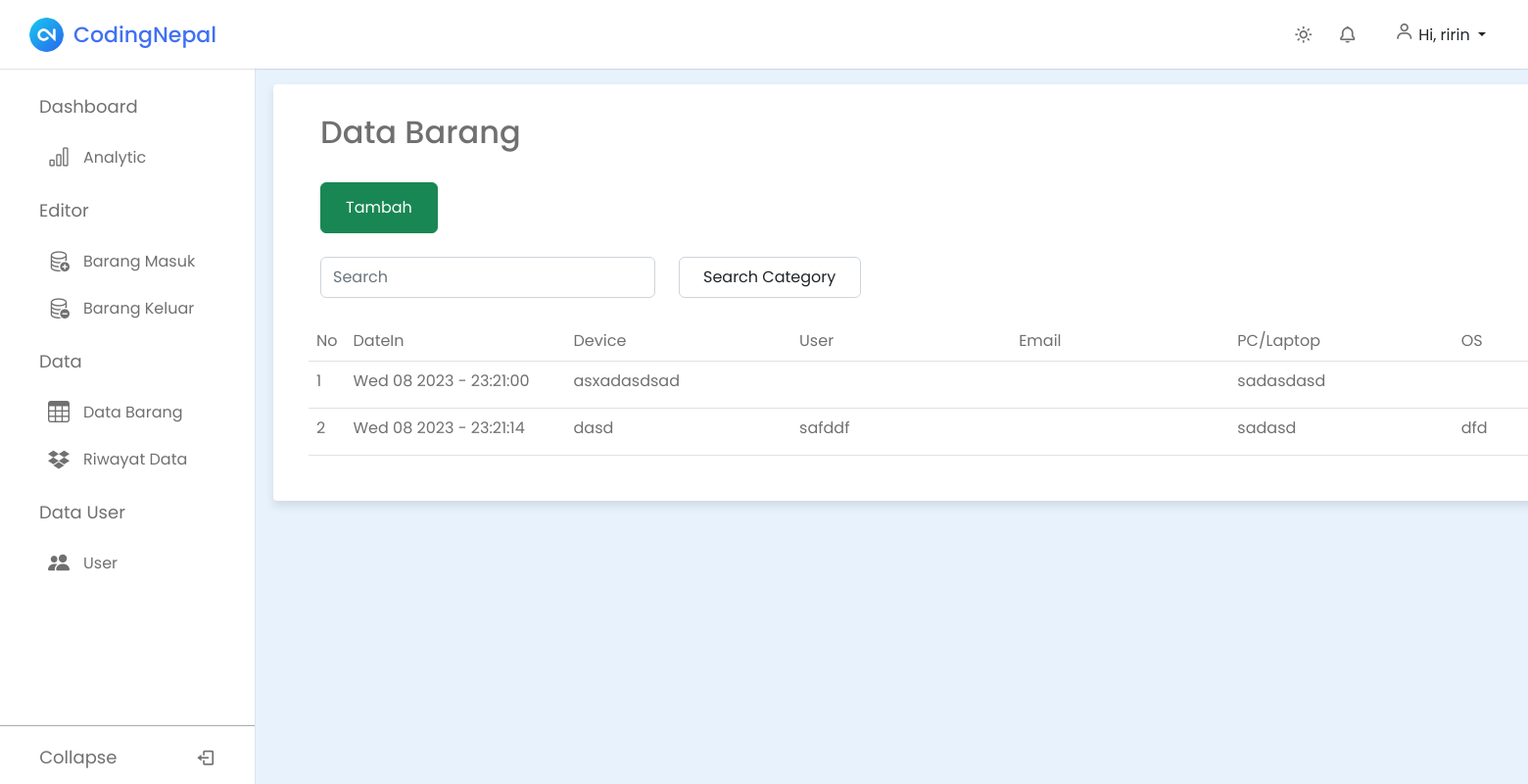
The page /dashboard/tbdatabarang (signed in) on the database its author committed.
### gudang/models.py (models this page shows, shortened)
class BarangMasuk(models.Model):
    nama = models.ForeignKey(
        User, on_delete=models.CASCADE, blank=True, null=True)
    date = models.CharField(max_length=100)
    device = models.TextField(max_length=100)
    user = models.TextField(max_length=100)
    email = models.TextField(max_length=100)
    pc = models.TextField(max_length=100)
    os = models.TextField(max_length=100)
    cpu = models.TextField(max_length=100)
    vga = models.TextField(max_length=100)
    ram = models.TextField(max_length=100)
    model = models.TextField(max_length=100)
    serialnumber = models.TextField(max_length=100)
    description = models.TextField(max_length=100)
    kategori = models.ForeignKey(Kategori, on_delete=models.CASCADE)
    class Meta:
        verbose_name_plural = "barang masuk"

### gudang/views.py (the view)
# urls.py: path("tbdatabarang", tbdatabarang, name="tbdatabarang"),
@login_required
def tbdatabarang(request):
    global results
    results = None
    template_name = "tbdatabarang.html"
    barang = BarangMasuk.objects.all()
    kategori = Kategori.objects.all()
    get_kategori = str(request.POST.get('kategori'))
    get_search = request.POST.get('search')
    print(get_search)
    search_category = BarangMasuk.objects.filter(
        kategori__kategori__contains=get_kategori)
    if get_search:
        queries = Q(date__icontains=get_search) | Q(device__icontains=get_search) | Q(user__icontains=get_search) | Q(email__icontains=get_search) | Q(pc__icontains=get_search) | Q(os__icontains=get_search) | Q(
            cpu__icontains=get_search) | Q(vga__icontains=get_search) | Q(ram__icontains=get_search) | Q(model__icontains=get_search) | Q(serialnumber__icontains=get_search) | Q(description__icontains=get_search)
        results = BarangMasuk.objects.filter(queries)
    elif get_kategori:
        results = BarangMasuk.objects.filter(
            kategori__kategori__contains=get_kategori)
    context = {
        'barang': barang,
        'kategori': kategori,
        's_kategori': search_category,
        'get_kategori': get_kategori,
        'get_search': get_search,
        'results': results,
    }
    return render(request, template_name, context)

### gudang/models.py (called while the page is built)
    def __str__(self):
        return self.kategori

### templates/tbdatabarang.html (shortened to what this page needs)
{% extends "base.html" %} {% block content %}
<div class="container-fluid px-5 col-2 rounded-1">
  <h2 class="title">Data Barang</h2>
  <br />
  <button
    type="button"
    class="btn btn-success me-2"
    data-bs-toggle="modal"
    data-bs-target="#tambah"
  >
    <a href="{% url 'barangmasuk' %}" class="btn btn-success">Tambah</a>
  </button>
  <div class="row g-3 align-item-center mt-2 mb-4">
    <div class="col-auto">
      <form
        class="d-flex"
        role="search"
        method="post"
        action="{% url 'tbdatabarang' %}"
      >
        <input
          class="form-control me-2 py-2"
          type="search"
          name="search"
          placeholder="Search"
          aria-label="Search"
        />
      </form>
    </div>
    <div class="col-auto">
      <form
        class="d-flex"
        role="search"
        method="post"
        action="{% url 'tbdatabarang' %}"
      >
        <select
          id="inputState"
          class="form-control py-0 px-4 m-0"
          name="kategori"
          onchange="this.form.submit()"
        >
          <option selected>Search Category</option>
        </select>
      </form>
    </div>
  </div>
  <div class="row">
    <table class="table">
      <thead>
        <tr>
          <td class="col">No</td>
          <td class="col-1">DateIn</td>
          <td class="col-1">Device</td>
          <td class="col-1">User</td>
          <td class="col-1">Email</td>
          <td class="col-1">PC/Laptop</td>
          <td class="col-1">OS</td>
        </tr>
      </thead>
      {% if not results %}
      <tbody>
        {% for data in barang %}
        <tr>
          <td>{{forloop.counter}}</td>
          <td>{{data.date}}</td>
          <td>{{data.device}}</td>
          <td>{{data.user}}</td>
          <td>{{data.email}}</td>
          <td>{{data.pc}}</td>
          <td>{{data.os}}</td>
                  </div>
                </div>
        </tr>
        {% endfor %}
      {% endif %}
{% endblock content %}

### templates/base.html (shortened to what this page needs)
{% load static %}
<!DOCTYPE html>
<html lang="en">
  <head>
    <link href="https://unpkg.com/boxicons@2.1.4/css/boxicons.min.css" rel="stylesheet" />
    <link rel="stylesheet" href="https://unicons.iconscout.com/release/v4.0.0/css/line.css">
    <link rel="stylesheet" href="sweetalert2.min.css">
    <link href="https://cdn.jsdelivr.net/npm/bootstrap@5.2.1/dist/css/bootstrap.min.css" rel="stylesheet">
    <link rel="stylesheet" href="https://cdn.jsdelivr.net/npm/bootstrap-icons@1.10.5/font/bootstrap-icons.css">
    <link rel="stylesheet" href="{% static 'css/form.css' %}">
    <link rel="stylesheet" href="{% static 'css/style.css' %} ">
  </head>
  <body>
    <nav class="sidebar">
      <div class="menu_content">
        {% if request.session.is_operator == 'operator'%}
        <ul class="menu_items">
          <div class="menu_title menu_dahsboard"></div>
          <li class="item">
            <a href="{% url 'analitic' %}" class="nav_link">
              <span class="navlink_icon">
                <i class="bi bi-bar-chart"></i>
              </span>
              <span class="navlink">Analytic</span>
            </a>
          </li>
        </ul>
        <ul class="menu_items">
          <div class="menu_title menu_editor"></div>
          <li class="item">
            <a href="{% url 'barangmasuk' %}" class="nav_link">
              <span class="navlink_icon">
                <i class="bi bi-database-add"></i>
              </span>
              <span class="navlink">Barang Masuk</span>
            </a>
          </li>
          <li class="item">
            <a href="{% url 'barangkeluar' %}" class="nav_link">
              <span class="navlink_icon">
                <i class="bi bi-database-dash"></i>
              </span>
              <span class="navlink">Barang Keluar</span>
            </a>
          </li>
        </ul>
        <ul class="menu_items">
          <div class="menu_title menu_setting"></div>
          <li class="item">
            <a href="{% url 'tbdatabarang' %}" class="nav_link">
              <span class="navlink_icon">
                <i class="bi bi-table"></i>
              </span>
              <span class="navlink">Data Barang</span>
            </a>
          </li>
          <li class="item">
            <a href="{% url 'riwayatdata' %}" class="nav_link">
              <span class="navlink_icon">
                <i class="bi bi-dropbox"></i>
              </span>
              <span class="navlink">Riwayat Data</span>
            </a>
          </li>
        </ul>
          <ul class="menu_items">
              <div class="menu_title menu_data"></div>
              <li class="item">
                  <a href="{% url 'usertb' %}" class="nav_link">
                      <span class="navlink_icon">
                          <i class="bi bi-people-fill"></i>
                      </span>
                      <span class="navlink">User</span>
                  </a>
              </li>
          </ul>
        {% endif %}
        <div class="bottom_content">
          <div class="bottom expand_sidebar">
            <span> Expand</span>
          </div>
          <div class="bottom collapse_sidebar">
            <span> Collapse</span>
            <i class='bx bx-log-out'></i>
          </div>
        </div>
      </div>
    </nav>
  <section class="dashboard">
    <nav class="navbar">
      <div class="logo_item">
        <img src="{% static 'image/logo.png'%}" alt=""></i>CodingNepal
      </div>
      <div class="navbar_content">
        <i class='bx bx-sun' id="darkLight"></i>
        <i class='bx bx-bell'></i>
        {% if request.session.is_operator == 'operator' %}
        <div class="dropdown">
            <button class="btn dropdown-toggle" type="button" id="userDropdown" data-bs-toggle="dropdown" aria-expanded="false">
              <i class='bx bx-user'></i>  Hi, {{ request.user.username|truncatechars:10 }}
            </button>
        </div>
        {% endif %}
    </div>
    </nav>
    {% block content %}
    {% endblock content %}
  </section>
  </body>
</html>

### static/css/form.css (style rules this page uses)
* { margin: 0; padding: 0; box-sizing: border-box; font-family: 'Poppins', sans-serif; }
:root { --white-color: #fff; --blue-color: #4070f4; --grey-color: #707070; --grey-color-light: #aaa; }
body { background-color: #e7f2fd; transition: all 0.5s ease; min-height: 100vh; align-items: center; justify-content: center; }
.container-fluid { position: relative; max-width: 3000px; width: 500%; border-radius: 6px; padding: 30px; margin:76px 20px 50px 15px; background-color: var(--white-color); border: var(--grey-color) ; box-shadow: 0 5px 10px rgba(0,0,0,0.1); font-family: 'Poppins', sans-serif; }
.input-field input, select { outline: none; font-size: 14px; font-weight: 400; color: #333; border-radius: 5px; border: 1px solid #aaa; padding: 0 15px; height: 42px; margin: 8px 0; }

### static/css/style.css (style rules this page uses)
* { margin: 0; padding: 0; box-sizing: border-box; font-family: "Poppins", sans-serif; }
:root { --white-color: #fff; --blue-color: #4070f4; --grey-color: #707070; --grey-color-light: #aaa; }
body { background-color: #e7f2fd; transition: all 0.5s ease; }
td.col { color: var(--grey-color); }
td.col-1 { color: var(--grey-color); }
td { color: var(--grey-color); }
.title { color: var(--grey-color); }
.navbar { position: fixed; top: 0; width: 100%; left: 0; background-color: var(--white-color); display: flex; align-items: center; justify-content: space-between; padding: 15px 30px; z-index: 1000; box-shadow: 0 0 2px var(--grey-color-light); }
.logo_item { display: flex; align-items: center; column-gap: 10px; font-size: 22px; font-weight: 500; color: var(--blue-color); }
.navbar img { width: 35px; height: 35px; border-radius: 50%; }
.navbar_content { display: flex; align-items: center; column-gap: 25px; }
.navbar_content i { cursor: pointer; font-size: 20px; color: var(--grey-color); }
.sidebar { background-color: var(--white-color); width: 260px; position: fixed; top: 0; left: 0; height: 100%; padding: 80px 20px; z-index: 100; overflow-y: scroll; box-shadow: 0 0 1px var(--grey-color-light); transition: all 0.5s ease; }
.menu_content { position: relative; }
.dashboard { position: relative; left: 250px; background-color: var(--panel-color); min-height: 100vh; width: calc(100% - 250px); padding: 10px 14px; transition: var(--tran-05); }
.menu_title { margin: 15px 0; padding: 0 20px; font-size: 18px; }
.menu_title::before { color: var(--grey-color); white-space: nowrap; }
.menu_dahsboard::before { content: "Dashboard"; }
.menu_editor::before { content: "Editor"; }
.menu_setting::before { content: "Data"; }
.menu_data::before { content: "Data User"; }
.menu_items { padding: 0; list-style: none; }
.navlink_icon { position: relative; font-size: 22px; min-width: 50px; line-height: 40px; display: inline-block; text-align: center; border-radius: 6px; }
.navlink_icon::before { content: ""; position: absolute; height: 100%; width: calc(100% + 100px); left: -20px; }
.sidebar .nav_link { display: flex; align-items: center; width: 100%; padding: 4px 15px; border-radius: 8px; text-decoration: none; color: var(--grey-color); white-space: nowrap; }
.bottom_content { position: fixed; bottom: 60px; left: 0; width: 260px; cursor: pointer; transition: all 0.5s ease; }
.bottom { position: absolute; display: flex; align-items: center; left: 0; justify-content: space-around; padding: 18px 0; text-align: center; width: 100%; color: var(--grey-color); border-top: 1px solid var(--grey-color-light); background-color: var(--white-color); }
.bottom i { font-size: 20px; }
.bottom span { font-size: 18px; }

### rows shown on the page
BarangMasuk: date "Wed 08 2023 - 23:21:00", device "asxadasdsad", pc "sadasdasd"
BarangMasuk: date "Wed 08 2023 - 23:21:14", device "dasd", user "safddf", pc "sadasd", os "dfd"

### other values the page prints
{{ request.user.username|truncatechars:10 }} "ririn"
